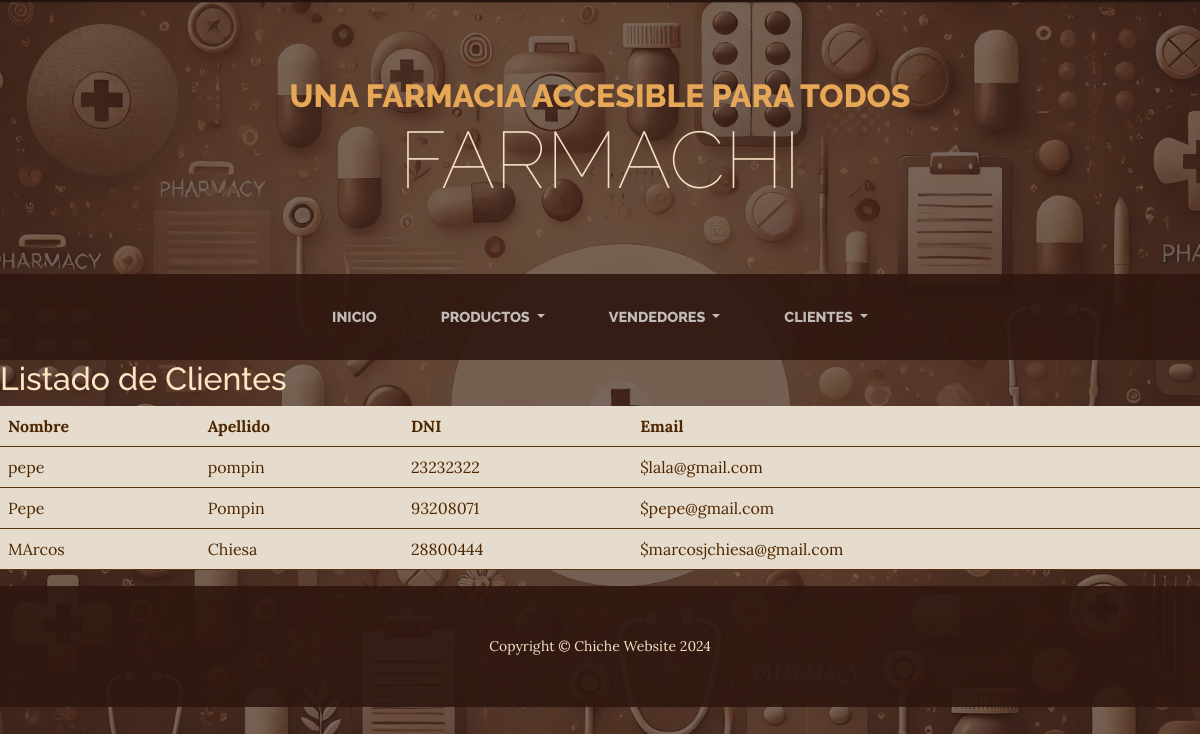
Screenshot of /listaClientes/ with the database file from the repository.
### productos/models.py (models this page shows, shortened)
class Cliente(models.Model):
    nombre = models.CharField(max_length=40)
    apellido = models.CharField(max_length=40)
    dni = models.IntegerField()
    email = models.EmailField()

### productos/views.py (the view)
# urls.py: path("listaClientes/", views.listaClientes, name="ListaClientes"),
def listaClientes(request):
    clientes = Cliente.objects.all()
    context = {'clientes': clientes}
    return render(request, 'productos/listaClientes.html', context)

### productos/templates/productos/listaClientes.html (shortened to what this page needs)
{% extends 'productos/base.html' %}
{% block main %}
    <h2 style="color: bisque">Listado de Clientes</h2>
    <table class="table">
        <thead>
            <tr>
                <th>Nombre</th>
                <th>Apellido</th>
                <th>DNI</th>
                <th>Email</th>
            </tr>
        </thead>
        <tbody>
            {% for cliente in clientes %}
            <tr>
                <td>{{ cliente.nombre }}</td>
                <td>{{ cliente.apellido }}</td>
                <td>{{ cliente.dni }}</td>
                <td>${{ cliente.email }}</td>
            </tr>
            {% endfor %}
        </tbody>
    </table>
{% endblock main %}

### rows the page displays
Cliente: nombre "pepe", apellido "pompin", dni "23232322", email "lala@gmail.com"
Cliente: nombre "Pepe", apellido "Pompin", dni "93208071", email "pepe@gmail.com"
Cliente: nombre "MArcos", apellido "Chiesa", dni "28800444", email "marcosjchiesa@gmail.com"
